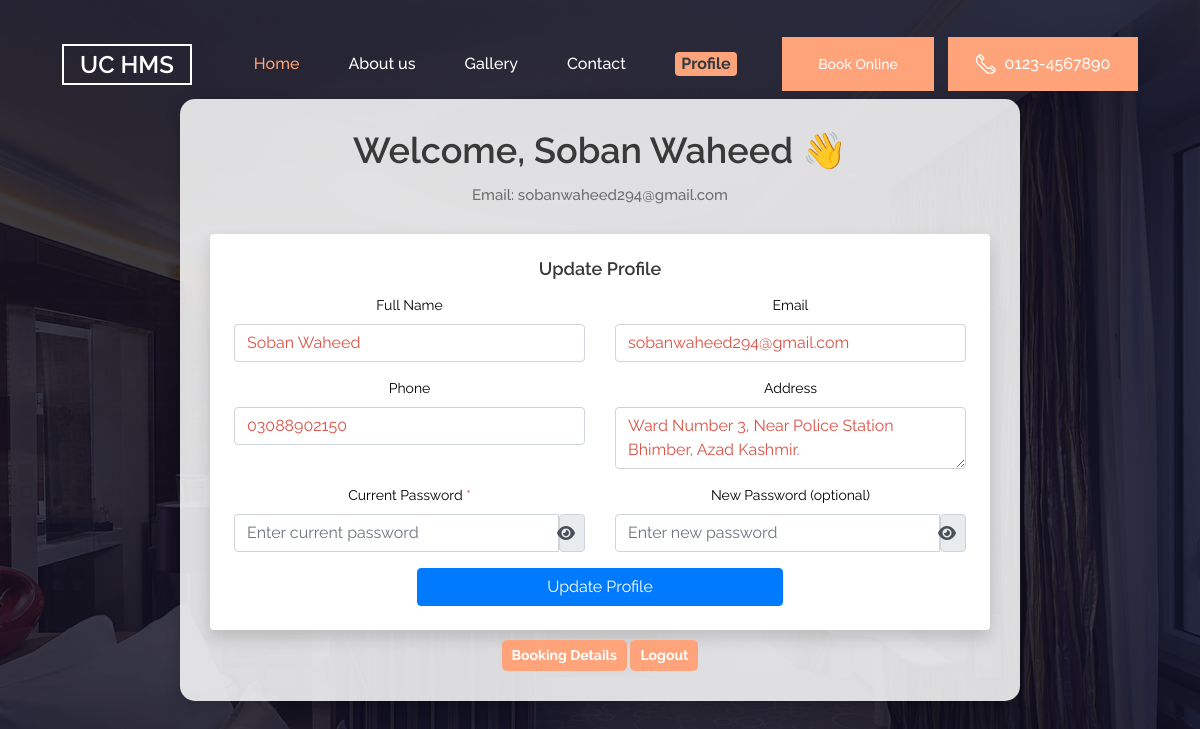
The app's page /HMS/update_profile.php (signed in) with its own data.
### tables this page shows
CREATE TABLE `customers` (
  `customer_id` int(11) NOT NULL,
  `name` varchar(100) NOT NULL,
  `email` varchar(100) NOT NULL,
  `phone` varchar(20) NOT NULL,
  `address` text NOT NULL,
  `password` varchar(255) NOT NULL,
  `created_at` timestamp NOT NULL DEFAULT current_timestamp()
);

### HMS/update_profile.php (the view, shortened to what this page needs)
<?php
include("includes/header.php");
include 'connection.php';
$customer_id = mysqli_real_escape_string($conn, $_SESSION['customer_id']);
$query = "SELECT * FROM customers WHERE customer_id = '$customer_id'";
$result = mysqli_query($conn, $query);
$customer = mysqli_fetch_assoc($result);
?>
<div class="home">
    <div class="profile-container">
        <h2>Welcome, <?php echo $customer['name']; ?> 👋</h2>
        <p>Email: <?php echo $customer['email']; ?></p>
        <form method="POST" class="container mt-4 p-4 bg-white shadow rounded">
            <h4 class="text-center mb-3">Update Profile</h4>
            <div class="row mb-3">
                <div class="col-md-6">
                    <label class="form-label">Full Name</label>
                    <input type="text" name="name" value="<?php echo $customer['name']; ?>" class="form-control" required>
                </div>
                <div class="col-md-6">
                    <label class="form-label">Email</label>
                    <input type="email" name="email" value="<?php echo $customer['email']; ?>" class="form-control" required>
                </div>
            </div>
            <div class="row mb-3">
                <div class="col-md-6">
                    <label class="form-label">Phone</label>
                    <input type="text" name="phone" value="<?php echo $customer['phone']; ?>" class="form-control" required>
                </div>
                <div class="col-md-6">
                    <label class="form-label">Address</label>
                    <textarea name="address" class="form-control" required><?php echo $customer['address']; ?></textarea>
                </div>
            </div>
            <div class="row mb-3">
                <div class="col-md-6">
                    <label class="form-label">Current Password <span class="text-danger">*</span></label>
                    <div class="input-group">
                        <input type="password" name="current_password" id="current_password" class="form-control" placeholder="Enter current password" required>
                        <span class="input-group-text">
                            <i class="fas fa-eye toggle-password" onclick="togglePassword('current_password')"></i>
                        </span>
                    </div>
                </div>
                <div class="col-md-6">
                    <label class="form-label">New Password (optional)</label>
                    <div class="input-group">
                        <input type="password" name="new_password" id="new_password" class="form-control" placeholder="Enter new password">
                        <span class="input-group-text">
                            <i class="fas fa-eye toggle-password" onclick="togglePassword('new_password')"></i>
                        </span>
                    </div>
                </div>
            </div>
            <div class="text-center">
                <button type="submit" class="btn btn-primary w-50">Update Profile</button>
            </div>
        </form>
        <a href="user_profile.php" class="btn-custom">Booking Details</a>
        <a href="#" class="btn-custom logout-btn" onclick="confirmLogout()">Logout</a>
    </div>
</div>

### HMS/styles/main_styles.css (style rules this page uses)
* { margin: 0; padding: 0; -webkit-font-smoothing: antialiased; -webkit-text-shadow: rgba(0,0,0,.01) 0 0 1px; text-shadow: rgba(0,0,0,.01) 0 0 1px; }
body { font-family: 'Raleway', sans-serif; font-size: 14px; font-weight: 400; background: #FFFFFF; color: #a5a5a5; }
div { display: block; position: relative; -webkit-box-sizing: border-box; -moz-box-sizing: border-box; box-sizing: border-box; }
p { font-family: 'Raleway', sans-serif; font-size: 15px; line-height: 2; font-weight: 500; color: #6d6d6d; -webkit-font-smoothing: antialiased; -webkit-text-shadow: rgba(0,0,0,.01) 0 0 1px; text-shadow: rgba(0,0,0,.01) 0 0 1px; }
p:last-of-type { margin-bottom: 0; }
a { -webkit-transition: all 200ms ease; -moz-transition: all 200ms ease; -ms-transition: all 200ms ease; -o-transition: all 200ms ease; transition: all 200ms ease; }
a, a:hover, a:visited, a:active, a:link { text-decoration: none; -webkit-font-smoothing: antialiased; -webkit-text-shadow: rgba(0,0,0,.01) 0 0 1px; text-shadow: rgba(0,0,0,.01) 0 0 1px; }
h2 { font-size: 36px; }
h4 { font-size: 18px; }
h1, h2, h3, h4, h5, h6 { font-family: 'Raleway', sans-serif; -webkit-font-smoothing: antialiased; -webkit-text-shadow: rgba(0,0,0,.01) 0 0 1px; text-shadow: rgba(0,0,0,.01) 0 0 1px; line-height: 1.2; color: #393939; font-weight: 600; }
.form-control { color: #db5246; }
.home { width: 100%; height: 100vh; }

### HMS/styles/booking.css (style rules this page uses)
* { margin: 0; padding: 0; -webkit-font-smoothing: antialiased; -webkit-text-shadow: rgba(0,0,0,.01) 0 0 1px; text-shadow: rgba(0,0,0,.01) 0 0 1px; }
body { font-family: 'Raleway', sans-serif; font-size: 14px; font-weight: 400; background: #FFFFFF; color: #a5a5a5; }
div { display: block; position: relative; -webkit-box-sizing: border-box; -moz-box-sizing: border-box; box-sizing: border-box; }
p { font-family: 'Raleway', sans-serif; font-size: 15px; line-height: 2; font-weight: 500; color: #6d6d6d; -webkit-font-smoothing: antialiased; -webkit-text-shadow: rgba(0,0,0,.01) 0 0 1px; text-shadow: rgba(0,0,0,.01) 0 0 1px; }
p:last-of-type { margin-bottom: 0; }
a { -webkit-transition: all 200ms ease; -moz-transition: all 200ms ease; -ms-transition: all 200ms ease; -o-transition: all 200ms ease; transition: all 200ms ease; }
a, a:hover, a:visited, a:active, a:link { text-decoration: none; -webkit-font-smoothing: antialiased; -webkit-text-shadow: rgba(0,0,0,.01) 0 0 1px; text-shadow: rgba(0,0,0,.01) 0 0 1px; }
h2 { font-size: 36px; }
h4 { font-size: 18px; }
h1, h2, h3, h4, h5, h6 { font-family: 'Raleway', sans-serif; -webkit-font-smoothing: antialiased; -webkit-text-shadow: rgba(0,0,0,.01) 0 0 1px; text-shadow: rgba(0,0,0,.01) 0 0 1px; line-height: 1.2; color: #393939; font-weight: 600; }
.form-control { color: #db5246; }
.home { width: 100%; height: 588px; background: #0f0e24; }

### HMS/styles/contact.css (style rules this page uses)
* { margin: 0; padding: 0; -webkit-font-smoothing: antialiased; -webkit-text-shadow: rgba(0,0,0,.01) 0 0 1px; text-shadow: rgba(0,0,0,.01) 0 0 1px; }
body { font-family: 'Raleway', sans-serif; font-size: 14px; font-weight: 400; background: #FFFFFF; color: #a5a5a5; }
div { display: block; position: relative; -webkit-box-sizing: border-box; -moz-box-sizing: border-box; box-sizing: border-box; }
p { font-family: 'Raleway', sans-serif; font-size: 15px; line-height: 2; font-weight: 500; color: #6d6d6d; -webkit-font-smoothing: antialiased; -webkit-text-shadow: rgba(0,0,0,.01) 0 0 1px; text-shadow: rgba(0,0,0,.01) 0 0 1px; }
p:last-of-type { margin-bottom: 0; }
a { -webkit-transition: all 200ms ease; -moz-transition: all 200ms ease; -ms-transition: all 200ms ease; -o-transition: all 200ms ease; transition: all 200ms ease; }
a, a:hover, a:visited, a:active, a:link { text-decoration: none; -webkit-font-smoothing: antialiased; -webkit-text-shadow: rgba(0,0,0,.01) 0 0 1px; text-shadow: rgba(0,0,0,.01) 0 0 1px; }
h2 { font-size: 36px; }
h4 { font-size: 18px; }
h1, h2, h3, h4, h5, h6 { font-family: 'Raleway', sans-serif; -webkit-font-smoothing: antialiased; -webkit-text-shadow: rgba(0,0,0,.01) 0 0 1px; text-shadow: rgba(0,0,0,.01) 0 0 1px; line-height: 1.2; color: #393939; font-weight: 600; }
.form-control { color: #db5246; }
.home { width: 100%; height: 588px; background: #0f0e24; }

### records on screen
customers: name "Soban Waheed", email "sobanwaheed294@gmail.com", phone "03088902150", address "Ward Number 3, Near Police Station Bhimber, Azad Kashmir."
